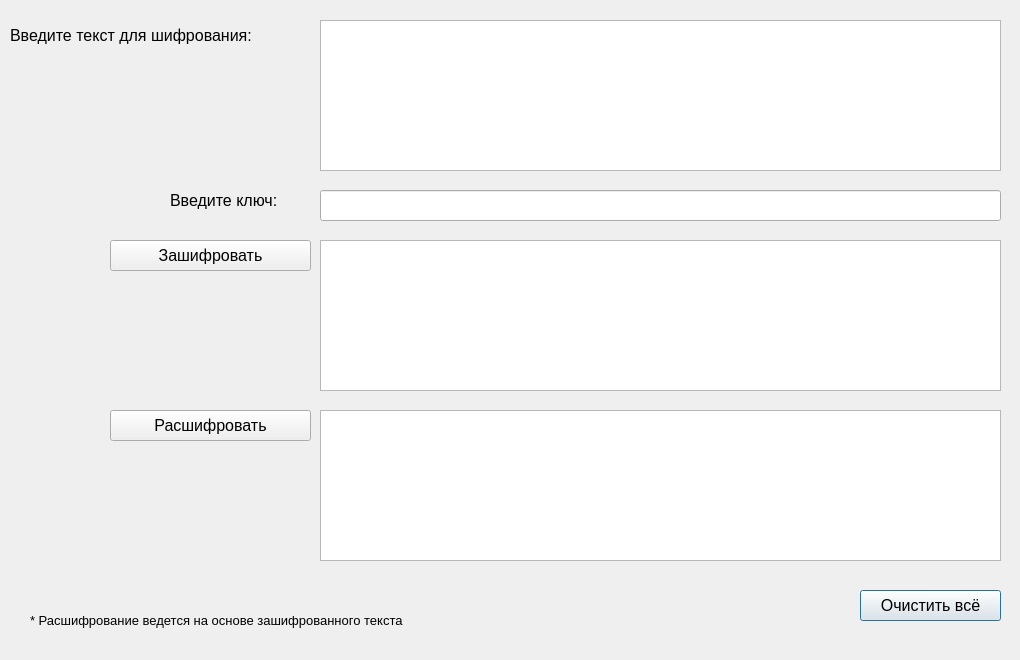
<?xml version="1.0" encoding="UTF-8"?>
<ui version="4.0">
 <class>Dialog9</class>
 <widget class="QDialog" name="Dialog9">
  <property name="geometry">
   <rect>
    <x>0</x>
    <y>0</y>
    <width>1020</width>
    <height>660</height>
   </rect>
  </property>
  <property name="minimumSize">
   <size>
    <width>1020</width>
    <height>660</height>
   </size>
  </property>
  <property name="maximumSize">
   <size>
    <width>1020</width>
    <height>660</height>
   </size>
  </property>
  <property name="windowTitle">
   <string>Шифр Ришелье</string>
  </property>
  <widget class="QTextEdit" name="rez_encr">
   <property name="geometry">
    <rect>
     <x>320</x>
     <y>240</y>
     <width>681</width>
     <height>151</height>
    </rect>
   </property>
   <property name="font">
    <font>
     <family>Arial</family>
     <pointsize>12</pointsize>
    </font>
   </property>
   <property name="readOnly">
    <bool>true</bool>
   </property>
  </widget>
  <widget class="QLabel" name="label_3">
   <property name="geometry">
    <rect>
     <x>30</x>
     <y>600</y>
     <width>481</width>
     <height>41</height>
    </rect>
   </property>
   <property name="font">
    <font>
     <family>Arial</family>
     <pointsize>10</pointsize>
    </font>
   </property>
   <property name="text">
    <string>* Расшифрование ведется на основе зашифрованного текста</string>
   </property>
  </widget>
  <widget class="QLabel" name="label_2">
   <property name="geometry">
    <rect>
     <x>10</x>
     <y>20</y>
     <width>301</width>
     <height>31</height>
    </rect>
   </property>
   <property name="font">
    <font>
     <family>Arial</family>
     <pointsize>12</pointsize>
    </font>
   </property>
   <property name="text">
    <string>Введите текст для шифрования:</string>
   </property>
  </widget>
  <widget class="QTextEdit" name="slova">
   <property name="geometry">
    <rect>
     <x>320</x>
     <y>20</y>
     <width>681</width>
     <height>151</height>
    </rect>
   </property>
   <property name="font">
    <font>
     <family>Arial</family>
     <pointsize>12</pointsize>
    </font>
   </property>
  </widget>
  <widget class="QPushButton" name="but_clear">
   <property name="geometry">
    <rect>
     <x>860</x>
     <y>590</y>
     <width>141</width>
     <height>31</height>
    </rect>
   </property>
   <property name="font">
    <font>
     <family>Arial</family>
     <pointsize>12</pointsize>
    </font>
   </property>
   <property name="text">
    <string>Очистить всё</string>
   </property>
  </widget>
  <widget class="QLabel" name="label">
   <property name="geometry">
    <rect>
     <x>170</x>
     <y>180</y>
     <width>141</width>
     <height>41</height>
    </rect>
   </property>
   <property name="font">
    <font>
     <family>Arial</family>
     <pointsize>12</pointsize>
    </font>
   </property>
   <property name="text">
    <string>Введите ключ:</string>
   </property>
  </widget>
  <widget class="QTextEdit" name="rez_decr">
   <property name="geometry">
    <rect>
     <x>320</x>
     <y>410</y>
     <width>681</width>
     <height>151</height>
    </rect>
   </property>
   <property name="font">
    <font>
     <family>Arial</family>
     <pointsize>12</pointsize>
    </font>
   </property>
   <property name="readOnly">
    <bool>true</bool>
   </property>
  </widget>
  <widget class="QPushButton" name="but_encr">
   <property name="geometry">
    <rect>
     <x>110</x>
     <y>240</y>
     <width>201</width>
     <height>31</height>
    </rect>
   </property>
   <property name="font">
    <font>
     <family>Arial</family>
     <pointsize>12</pointsize>
    </font>
   </property>
   <property name="text">
    <string>Зашифровать</string>
   </property>
  </widget>
  <widget class="QPushButton" name="but_decr">
   <property name="geometry">
    <rect>
     <x>110</x>
     <y>410</y>
     <width>201</width>
     <height>31</height>
    </rect>
   </property>
   <property name="font">
    <font>
     <family>Arial</family>
     <pointsize>12</pointsize>
    </font>
   </property>
   <property name="text">
    <string>Расшифровать</string>
   </property>
  </widget>
  <widget class="QLineEdit" name="key">
   <property name="geometry">
    <rect>
     <x>320</x>
     <y>190</y>
     <width>681</width>
     <height>31</height>
    </rect>
   </property>
   <property name="font">
    <font>
     <family>Arial</family>
     <pointsize>12</pointsize>
    </font>
   </property>
  </widget>
 </widget>
 <resources/>
 <connections/>
</ui>
